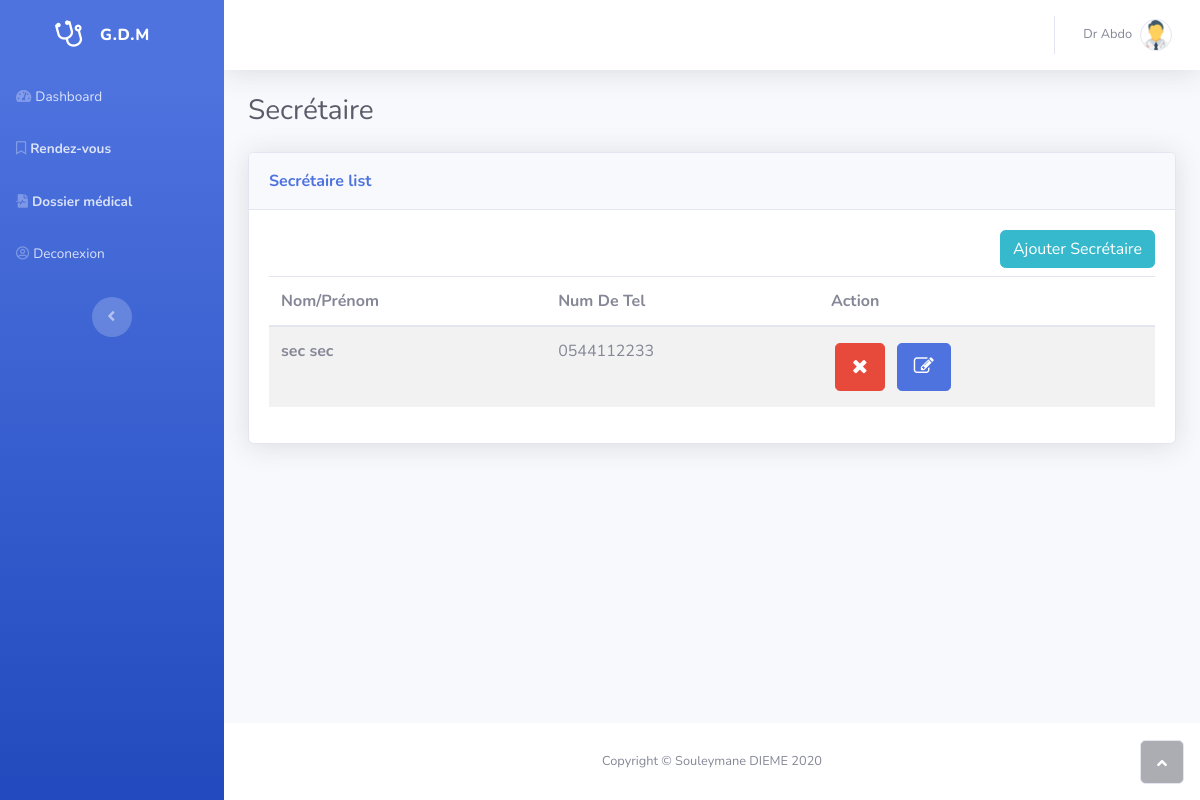
/secritaire.php (signed in), run on the app's committed database.
### tables this page shows
CREATE TABLE `users` (
  `id` int(55) NOT NULL,
  `username` varchar(255) DEFAULT NULL,
  `profil_nom` varchar(50) DEFAULT NULL,
  `profil_prenom` varchar(50) DEFAULT NULL,
  `profil_type` varchar(20) DEFAULT 'assistante',
  `profil_tel` varchar(14) DEFAULT NULL,
  `profil_sexe` varchar(2) DEFAULT 'm',
  `profil_adresse` varchar(60) DEFAULT NULL,
  `password` varchar(255) NOT NULL,
  `deleted` tinyint(1) NOT NULL DEFAULT 0,
  `active` tinyint(1) DEFAULT 1
);

### secritaire.php (the view, shortened to what this page needs)
<?php
include './includes/head.php';
$stmt = $db->prepare("SELECT * FROM `users` WHERE profil_type='assistante' AND deleted=0");
$stmt->execute();
$scrs = $stmt->get_result();
?>
    <div class="container-fluid">
        <h3 class="text-dark mb-4">Secrétaire</h3>
        <div class="card shadow">
            <div class="card-header py-3">
                <p class="text-primary m-0 font-weight-bold">Secrétaire list</p>
            </div>
            <div class="card-body">
                <div class="text-right"><a class="btn btn-info" role="button" href="secritaire-add.php">Ajouter Secrétaire</a></div>
                <div class="table-responsive table mt-2" id="dataTable" role="grid" aria-describedby="dataTable_info">
                    <table class="table table-striped my-0" id="dataTable">
                        <thead>
                        <tr>
                            <th>Nom/Prénom</th>
                            <th>Num De Tel</th>
                            <th>Action</th>
                        </tr>
                        </thead>
                        <tbody>
                        <?php while ($sc = mysqli_fetch_array($scrs)) : ?>
                            <tr>
                                <td class="font-weight-bold">
                                    <?php
                                    echo $sc['profil_prenom'].' '.$sc['profil_nom'];
                                    ?>
                                </td>
                                <td><?php echo $sc['profil_tel'];?></td>
                                <td>
                                    <a class="btn btn-danger btn-lg m-1" role="button" href="secritaire.php?action=remove&id=<?php echo $sc['id'];?>"><i class="fa fa-remove"></i></a>
                                    <a class="btn btn-primary btn-lg m-1" role="button" href="secritaire-edit.php?id=<?php echo $sc['id'];?>"><i class="fa fa-edit"></i></a>
                                </td>
                            </tr>
                        <?php endwhile ?>
                        </tbody>
                    </table>
                </div>
            </div>
        </div>
    </div>
    </div>
<?php include './includes/footer.php'; ?>

### data on the page
users: profil_prenom "sec", profil_nom "sec", profil_tel "0544112233"

### other printed values
$_SESSION['user']['profil_prenom'] "Dr"
$_SESSION['user']['profil_nom'] "Abdo"
